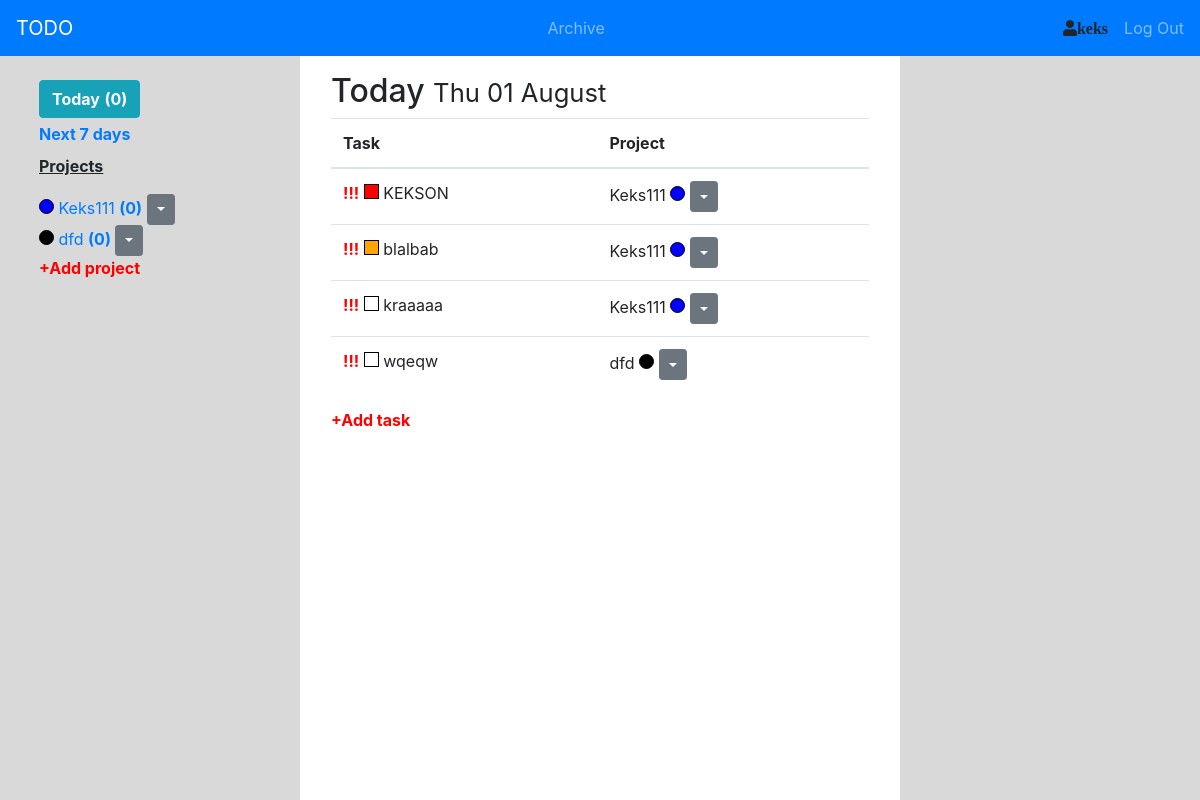
The app's page /today/ (signed in), older data.
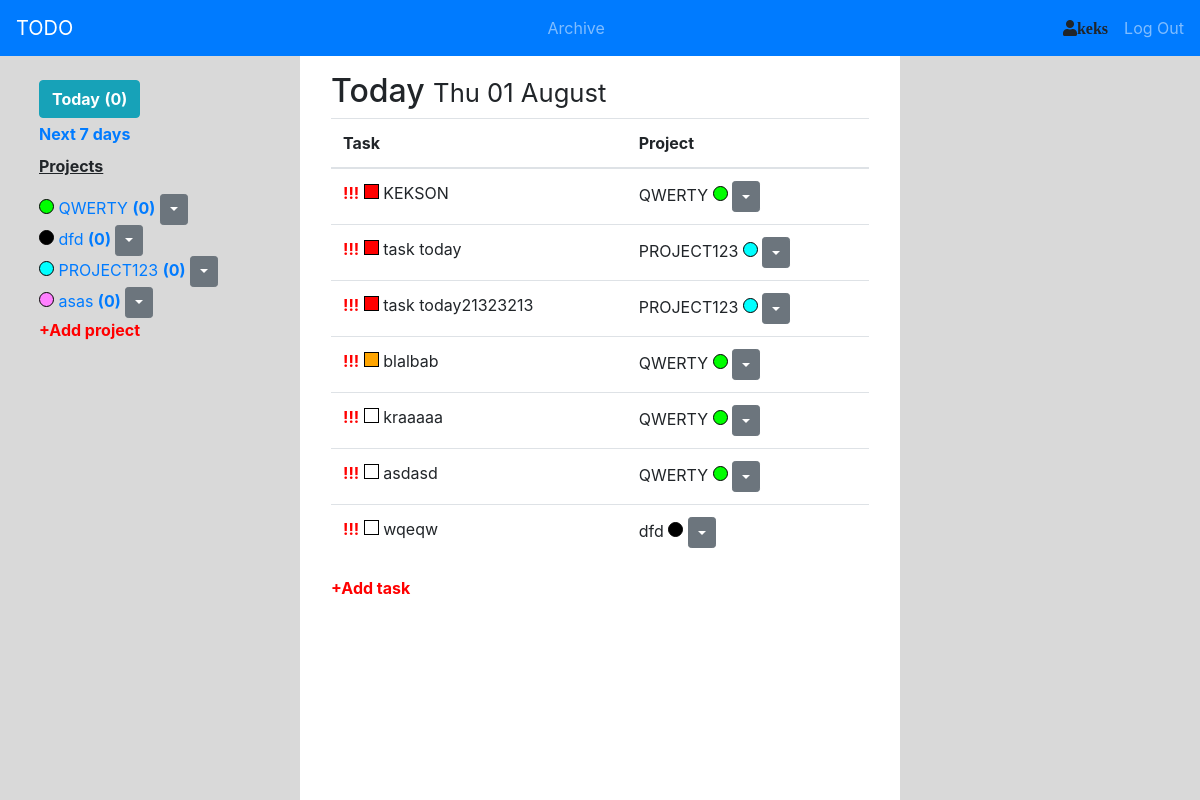
The same page, newer data.
### todo_app/models.py (models this page shows, shortened)
class Project(models.Model):
    name = models.CharField(max_length=20)
    colour = models.CharField(max_length=7)
    slug = models.SlugField(max_length=30, unique=True, blank=True)
    user = models.ForeignKey(User, on_delete=models.CASCADE)
    class Meta:
        unique_together = ('name', 'colour', 'user')
    def get_absolute_url(self):
        return reverse('project_detail_url', kwargs={'slug': self.slug})
    def __str__(self):
        return self.name

class Task(models.Model):
    LOW = 3
    MID = 2
    HIGH = 1
    CHOICES_OF_PRIORITY = (
        (LOW, 'Low'),
        (MID, 'Mid'),
        (HIGH, 'High')
    )
    name = models.CharField(max_length=30)
    priority = models.PositiveSmallIntegerField(choices=CHOICES_OF_PRIORITY, default=LOW)
    date_until = models.DateTimeField()
    status = models.CharField(max_length=4, blank=True)
    project = models.ForeignKey(Project, on_delete=models.CASCADE)
    class Meta:
        ordering = ['priority']

### todo_app/views.py (the view)
# urls.py: path('today/', Today.as_view(), name='today_url'),
class Today(LoginRequiredMixin, ObjectCreateMixin, View):
    redirect_url = 'today_url'
    def context_method(self, request, project_bound_form=None, task_bound_form=None):
        project_form = ProjectForm() if project_bound_form is None else project_bound_form
        task_form = TaskForm(request.user) if task_bound_form is None else task_bound_form
        projects = Project.objects.filter(user=request.user)
        overdue_tasks = Task.objects.filter(project__user=request.user,
                                            date_until__lt=timezone.localtime(),
                                            status='')
        tasks = Task.objects.filter(project__user=request.user,  # for a day
                                    date_until__gt=timezone.localtime(),
                                    date_until__lte=timezone.localtime().replace(hour=23, minute=59, second=59),
                                    status='')
        tasks_counted = {project.name: project.task_set.filter(date_until__gt=timezone.localtime(),
                                                               date_until__lte=timezone.localtime().replace(hour=23,
                                                                                                            minute=59,
                                                                                                            second=59),
                                                               status='').count() for project in projects}
        context = {
            'today_obj': True,
            'redirect_url': self.redirect_url,
            'title': 'Today',
            'today_date': timezone.localtime(),
            'projects': projects,
            'overdue_tasks': overdue_tasks,
            'tasks': tasks,
            'tasks_counted': tasks_counted,
            'project_form': project_form,
            'task_form': task_form,
        }
        return context
    def get(self, request):
        return render(request, 'todo_app/main.html', context=self.context_method(request))

### todo_app/views.py (called while the page is built)
@register.filter
def get_item(dictionary, key):
    return dictionary.get(key)

### todo_app/templates/todo_app/main.html
{% extends 'todo_app/todo_base.html' %}
{% block left-block %}
    {% include 'todo_app/includes/left_block_universal.html' %}
{% endblock %}
{% block center-block %}
    {% include 'todo_app/includes/center_block_universal.html' %}
{% endblock %}

### todo_app/templates/todo_app/includes/left_block_universal.html (shortened to what this page needs)
                <div class="m-4">
                    <a href="{% url 'today_url' %}" class="{% if today_obj %}btn btn-info{% endif %}"><strong>Today</strong> {% if today_obj %}<b>({{ tasks.count }})</b>{% endif %}</a>
                    <a href="{% url 'next7days_url' %}" class="mt-1 {% if next7days_obj %}btn btn-info{% endif %}"><strong>Next 7 days</strong> {% if next7days_obj %}({{ tasks.count }}){% endif %}</a>
                    <p class="mt-2" style='text-decoration:underline;'><strong>Projects</strong></p>
                    {% for project in projects %}
                        <div>
                            <div class="project-circle" style="background: {{ project.colour }}"></div>
                            <a href="{{ project.get_absolute_url }}" class="d-inline {% if project.slug == slug %}btn btn-info{% endif %}">{{ project.name }} {% if today_obj or next7days_obj %}<b>({{ tasks_counted|get_item:project.name }})</b>{% endif %}</a>
                          <button type="button" class="btn btn-sm btn-secondary dropdown-toggle dropdown-toggle-split" data-toggle="dropdown" aria-haspopup="true" aria-expanded="false">
                          </button>
                        </div>
                    {% endfor %}
                    {% if today_obj or next7days_obj %}
                        <p class="a-add-prjct"><strong>+Add project</strong></p>
                    {% endif %}
                </div>

### todo_app/templates/todo_app/includes/center_block_universal.html (shortened to what this page needs)
                <div class="m-3">
                    {% if today_obj %}
                        <h2>Today <small>{{ today_date|date:"D d F" }}</small></h2>
                    {% elif next7days_obj %}
                        <h2>Next 7 days</h2>
                    {% endif %}
                    <table class="table">
                        <thead>
                        <tr>
                            <th scope="col">Task</th>
                            <th scope="col">Project</th>
                        </tr>
                        </thead>
                        <tbody>
                        {% if overdue_tasks %}
                            {% for task in overdue_tasks %}
                                <tr>
                                    <td>
                                        <b style="color: red;">!!!</b>
                                        <div class="priority-square" style="background:{% if task.priority == 1 %}red{% elif task.priority == 2 %}orange{% elif task.priority == 3 %}white{% endif %}"></div>
                                        {{ task.name }}
                                    </td>
                                    <td>
                                        {{ task.project }}
                                        <div class="project-circle" style="background: {{ task.project.colour }}"></div>
                                      <button type="button" class="btn btn-sm btn-secondary dropdown-toggle dropdown-toggle-split" data-toggle="dropdown" aria-haspopup="true" aria-expanded="false">
                                      </button>
                                    </td>
                                </tr>
                            {% endfor %}
                        {% endif %}
                        </tbody>
                    </table>
                    {% if today_obj or next7days_obj %}
                        <p class="a-add-task"><strong>+Add task</strong></p>
                    {% endif %}
                </div>

Row changes from the older to the newer data that the page shows:
changed Project: colour "#0000ff" → "#00ff00" (drawn); name "Keks111" → "QWERTY"
added Project: name "PROJECT123", name "0"
added Project: name "asas", name "0"
changed through a linked row, Task "KEKSON": project "Keks111" → "QWERTY"
added Task: priority 1 (drawn), name "task today", project "PROJECT123"
added Task: priority 1 (drawn), name "task today21323213", project "PROJECT123"
changed through a linked row, Task "blalbab": project "Keks111" → "QWERTY"
changed through a linked row, Task "kraaaaa": project "Keks111" → "QWERTY"
added Task: priority 3 (drawn), name "asdasd", project "QWERTY"
